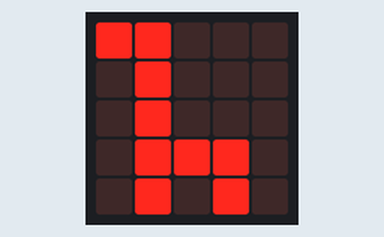
Recording of a program running on a simulated BBC micro:bit (MakeCode). Shown: the board's 5×5 LED display.

Above: at 0.1 s.
At 0.8 s:
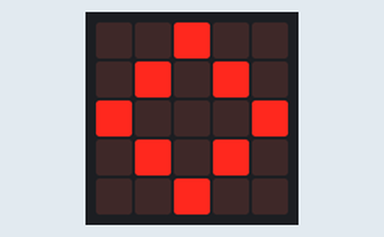
At 1.5 s:
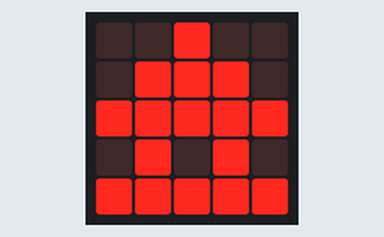

Measured:
- by itself, everything shown: repeats every 1.9 s, in 3 steps
- what the display in image 1 shows lasts 0.7 s, from 0.7 s to 1.4 s
- what the display in image 2 shows lasts 0.5 s, from 1.4 s to 1.9 s

The program:

main.ts
```typescript
basic.forever(function () {
    basic.showIcon(IconNames.Giraffe)
    basic.pause(100)
    basic.showIcon(IconNames.Diamond)
    basic.pause(100)
    basic.showLeds(`
        . . # . .
        . # # # .
        # # # # #
        . # . # .
        # # # # #
        `)
    basic.pause(100)
})
```

test.ts
```typescript
// テストはここに来ます。このパッケージが拡張機能として使用されるときにはコンパイルされません。
```
